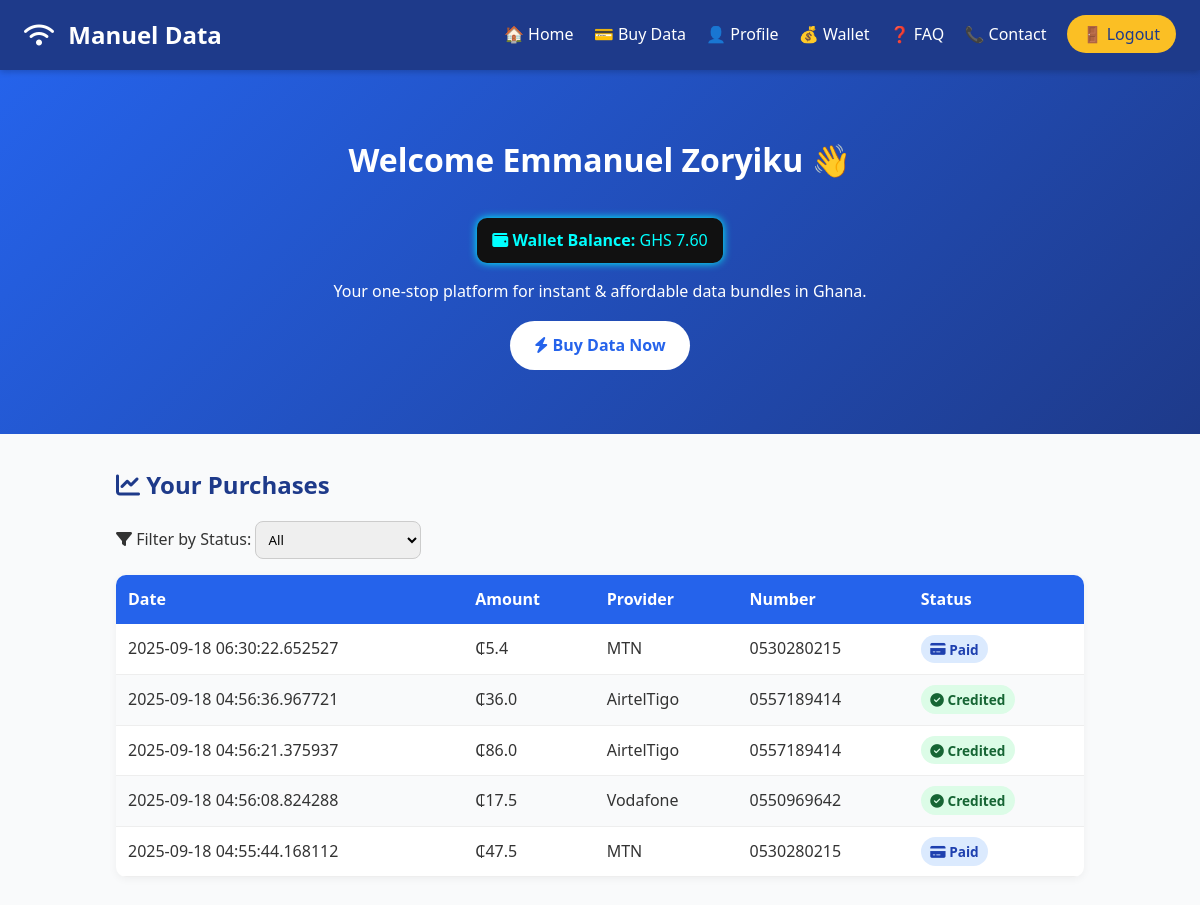
The app's page /dashboard (signed in) with its own data.
### app.py (models this page shows, shortened)
class User(db.Model):
    __tablename__ = "users"
    id = db.Column(db.Integer, primary_key=True)
    username = db.Column(db.String(150), nullable=False)
    email = db.Column(db.String(150), unique=True, nullable=False, index=True)
    mobile = db.Column(db.String(50), nullable=True)
    gender = db.Column(db.String(20), nullable=True)
    password_hash = db.Column(db.String(200), nullable=False)
    wallet_balance = db.Column(db.Float, default=0.0)
    profile_pic = db.Column(db.String(300), nullable=True)
    purchases = db.relationship("Purchase", backref="user", lazy=True)
    transactions = db.relationship("Transaction", backref="user", lazy=True)

class Purchase(db.Model):
    __tablename__ = "purchases"
    id = db.Column(db.Integer, primary_key=True)
    provider = db.Column(db.String(100), nullable=True)
    bundle = db.Column(db.String(200), nullable=False)
    number = db.Column(db.String(50), nullable=False)
    amount = db.Column(db.Float, nullable=False)
    created_at = db.Column(db.DateTime, default=datetime.utcnow)
    status = db.Column(db.String(50), default="payment_completed")
    user_id = db.Column(db.Integer, db.ForeignKey("users.id"), nullable=False)

### app.py (the view)
@app.route("/dashboard")
def dashboard():
    user = current_user()
    if not user:
        return redirect(url_for("login"))
    purchases = Purchase.query.filter_by(user_id=user.id).order_by(
        Purchase.created_at.desc()
    ).all()
    return render_template(
        "dashboard.html", username=user.username, purchases=purchases, balance=user.wallet_balance
    )

### app.py (called while the page is built)
def current_user() -> Optional[User]:
    email = session.get("email")
    if not email:
        return None
    return User.query.filter_by(email=email).first()

### templates/dashboard.html (shortened to what this page needs)
<!DOCTYPE html>
<html lang="en">
<head>
  <link rel="stylesheet" href="{{ url_for('static', filename='dashboard.css') }}">
  <link rel="stylesheet" href="https://cdnjs.cloudflare.com/ajax/libs/font-awesome/6.5.0/css/all.min.css">
</head>
<body>
  <header class="site-header">
    <div class="logo"><i class="fas fa-wifi"></i> Manuel Data</div>
    <nav class="nav">
      <a href="{{ url_for('dashboard') }}">🏠 Home</a>
      <a href="{{ url_for('purchase') }}">💳 Buy Data</a>
      <a href="{{ url_for('profile') }}">👤 Profile</a>
      <a href="{{ url_for('wallet') }}">💰 Wallet</a>
      <a href="{{ url_for('faq') }}">❓ FAQ</a>
      <a href="{{ url_for('contact') }}">📞 Contact</a>
      <a href="{{ url_for('logout') }}" class="login-btn">🚪 Logout</a>
    </nav>
  </header>
  <section class="hero">
    <h1>Welcome {{ username }} 👋</h1>
    <div class="wallet-card">
      <p><i class="fas fa-wallet"></i> <strong>Wallet Balance:</strong> GHS {{ '%.2f' | format(balance) }}</p>
    </div>
    <p>Your one-stop platform for instant & affordable data bundles in Ghana.</p>
    <a href="{{ url_for('purchase') }}" class="cta-btn"><i class="fas fa-bolt"></i> Buy Data Now</a>
  </section>
  <div class="content">
    <h2><i class="fas fa-chart-line"></i> Your Purchases</h2>
    <div class="filter-section">
      <label for="statusFilter"><i class="fas fa-filter"></i> Filter by Status:</label>
      <select id="statusFilter">
        <option value="all">All</option>
      </select>
    </div>
    <table id="purchasesTable">
      <thead>
        <tr>
          <th>Date</th>
          <th>Amount</th>
          <th>Provider</th>
          <th>Number</th>
          <th>Status</th>
        </tr>
      </thead>
      <tbody>
        {% for p in purchases %}
        <tr data-status="{{ p['status'] }}">
          <td>{{ p['created_at'] }}</td>
          <td>₵{{ p['amount'] }}</td>
          <td>{{ p['provider'] }}</td>
          <td>{{ p['number'] }}</td>
          <td>
            {% if p['status'] == 'request_created' %}
              <span class="badge request"><i class="fas fa-hourglass-half"></i> Request</span>
            {% elif p['status'] == 'payment_completed' %}
              <span class="badge paid"><i class="fas fa-credit-card"></i> Paid</span>
            {% elif p['status'] == 'credited' %}
              <span class="badge credited"><i class="fas fa-check-circle"></i> Credited</span>
            {% endif %}
          </td>
        </tr>
        {% endfor %}
      </tbody>
    </table>
  </div>
</body>
</html>

### static/dashboard.css (style rules this page uses)
* { margin: 0; padding: 0; box-sizing: border-box; font-family: "Segoe UI", Roboto, sans-serif; }
body { background: #f9fafb; color: #333; line-height: 1.6; }
.site-header { background: #1e3a8a; color: #fff; display: flex; justify-content: space-between; align-items: center; padding: 1rem 1.5rem; position: sticky; top: 0; z-index: 1000; box-shadow: 0 2px 6px rgba(0,0,0,0.2); }
.logo { font-size: 1.5rem; font-weight: bold; }
.logo i { margin-right: 0.5rem; }
.nav a { color: #fff; margin-left: 1rem; text-decoration: none; font-weight: 500; transition: color 0.3s ease; }
.login-btn { background: #fbbf24; color: #1e3a8a !important; padding: 0.5rem 1rem; border-radius: 20px; font-weight: 600; }
.hero { background: linear-gradient(135deg, #2563eb, #1e3a8a); color: #fff; text-align: center; padding: 4rem 2rem; }
.hero h1 { font-size: 2rem; margin-bottom: 1rem; }
.wallet-card { background: #111; padding: 10px 15px; border-radius: 10px; box-shadow: 0 0 8px #0ff; margin: 1rem auto; display: inline-block; }
.wallet-card p { color: #0ff; font-size: 1rem; }
.cta-btn { display: inline-block; margin-top: 1rem; padding: 0.75rem 1.5rem; background: #fff; color: #2563eb; border-radius: 30px; font-weight: 600; text-decoration: none; transition: all 0.3s ease; }
.content { max-width: 1000px; margin: 2rem auto; padding: 0 1rem; }
.content h2 { margin-bottom: 1rem; color: #1e3a8a; }
.filter-section { margin-bottom: 1rem; }
.filter-section select { padding: 0.5rem; border: 1px solid #ccc; border-radius: 8px; }
table { width: 100%; border-collapse: collapse; background: #fff; border-radius: 10px; overflow: hidden; box-shadow: 0 2px 8px rgba(0,0,0,0.05); }
thead { background: #2563eb; color: #fff; }
thead th { padding: 0.75rem; text-align: left; }
tbody td { padding: 0.75rem; border-bottom: 1px solid #eee; }
tbody tr:nth-child(even) { background: #f9fafb; }
.badge { padding: 0.3rem 0.6rem; border-radius: 15px; font-size: 0.85rem; font-weight: 600; }
.badge.paid { background: #dbeafe; color: #1e40af; }
.badge.credited { background: #dcfce7; color: #166534; }

### records on screen
User: username "Emmanuel Zoryiku", wallet_balance "7.60"
Purchase: created_at "2025-09-18 06:30:22.652527", amount "5.4", provider "MTN", number "0530280215", shows "Paid"
Purchase: created_at "2025-09-18 04:56:36.967721", amount "36.0", provider "AirtelTigo", number "0557189414", status "credited" (drawn)
Purchase: created_at "2025-09-18 04:56:21.375937", amount "86.0", provider "AirtelTigo", number "0557189414", status "credited" (drawn)
Purchase: created_at "2025-09-18 04:56:08.824288", amount "17.5", provider "Vodafone", number "0550969642", status "credited" (drawn)
Purchase: created_at "2025-09-18 04:55:44.168112", amount "47.5", provider "MTN", number "0530280215", shows "Paid"
